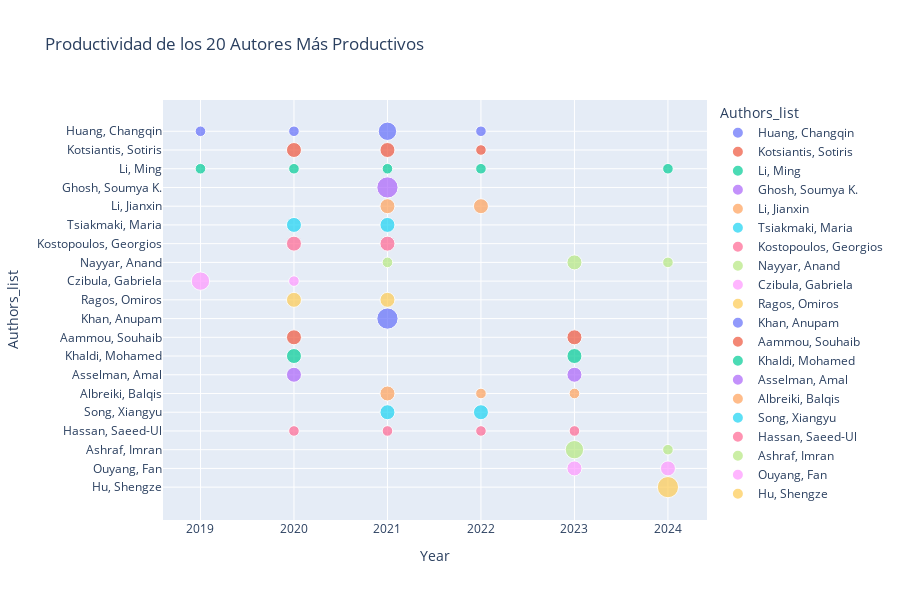

The notebook cell this image was saved under:
### Markdown cell above
## Análisis de autores

### Code cell
eda_bib.top_authors_chart(df)

### Figure 1 — Plotly figure (JSON) as saved in the notebook; plotly's stock layout.template omitted (floating-point values rounded to 4 significant figures)
{"data": [{"hovertemplate": "<b>%{hovertext}</b><br><br>Authors_list=%{y}<br>Year=%{x}<br>Publications=%{marker.size}<extra></extra>", "hovertext": ["Huang, Changqin", "Huang, Changqin", "Huang, Changqin", "Huang, Changqin"], "legendgroup": "Huang, Changqin", "marker": {"color": "#636efa", "size": [1, 1, 3, 1], "sizemode": "area", "sizeref": 0.01778, "symbol": "circle"}, "mode": "markers", "name": "Huang, Changqin", "orientation": "v", "showlegend": true, "type": "scatter", "x": [2019, 2020, 2021, 2022], "xaxis": "x", "y": ["Huang, Changqin", "Huang, Changqin", "Huang, Changqin", "Huang, Changqin"], "yaxis": "y"}, {"hovertemplate": "<b>%{hovertext}</b><br><br>Authors_list=%{y}<br>Year=%{x}<br>Publications=%{marker.size}<extra></extra>", "hovertext": ["Kotsiantis, Sotiris", "Kotsiantis, Sotiris", "Kotsiantis, Sotiris"], "legendgroup": "Kotsiantis, Sotiris", "marker": {"color": "#EF553B", "size": [2, 2, 1], "sizemode": "area", "sizeref": 0.01778, "symbol": "circle"}, "mode": "markers", "name": "Kotsiantis, Sotiris", "orientation": "v", "showlegend": true, "type": "scatter", "x": [2020, 2021, 2022], "xaxis": "x", "y": ["Kotsiantis, Sotiris", "Kotsiantis, Sotiris", "Kotsiantis, Sotiris"], "yaxis": "y"}, {"hovertemplate": "<b>%{hovertext}</b><br><br>Authors_list=%{y}<br>Year=%{x}<br>Publications=%{marker.size}<extra></extra>", "hovertext": ["Li, Ming", "Li, Ming", "Li, Ming", "Li, Ming", "Li, Ming"], "legendgroup": "Li, Ming", "marker": {"color": "#00cc96", "size": [1, 1, 1, 1, 1], "sizemode": "area", "sizeref": 0.01778, "symbol": "circle"}, "mode": "markers", "name": "Li, Ming", "orientation": "v", "showlegend": true, "type": "scatter", "x": [2019, 2020, 2021, 2022, 2024], "xaxis": "x", "y": ["Li, Ming", "Li, Ming", "Li, Ming", "Li, Ming", "Li, Ming"], "yaxis": "y"}, {"hovertemplate": "<b>%{hovertext}</b><br><br>Authors_list=%{y}<br>Year=%{x}<br>Publications=%{marker.size}<extra></extra>", "hovertext": ["Ghosh, Soumya K."], "legendgroup": "Ghosh, Soumya K.", "marker": {"color": "#ab63fa", "size": [4], "sizemode": "area", "sizeref": 0.01778, "symbol": "circle"}, "mode": "markers", "name": "Ghosh, Soumya K.", "orientation": "v", "showlegend": true, "type": "scatter", "x": [2021], "xaxis": "x", "y": ["Ghosh, Soumya K."], "yaxis": "y"}, {"hovertemplate": "<b>%{hovertext}</b><br><br>Authors_list=%{y}<br>Year=%{x}<br>Publications=%{marker.size}<extra></extra>", "hovertext": ["Li, Jianxin", "Li, Jianxin"], "legendgroup": "Li, Jianxin", "marker": {"color": "#FFA15A", "size": [2, 2], "sizemode": "area", "sizeref": 0.01778, "symbol": "circle"}, "mode": "markers", "name": "Li, Jianxin", "orientation": "v", "showlegend": true, "type": "scatter", "x": [2021, 2022], "xaxis": "x", "y": ["Li, Jianxin", "Li, Jianxin"], "yaxis": "y"}, {"hovertemplate": "<b>%{hovertext}</b><br><br>Authors_list=%{y}<br>Year=%{x}<br>Publications=%{marker.size}<extra></extra>", "hovertext": ["Tsiakmaki, Maria", "Tsiakmaki, Maria"], "legendgroup": "Tsiakmaki, Maria", "marker": {"color": "#19d3f3", "size": [2, 2], "sizemode": "area", "sizeref": 0.01778, "symbol": "circle"}, "mode": "markers", "name": "Tsiakmaki, Maria", "orientation": "v", "showlegend": true, "type": "scatter", "x": [2020, 2021], "xaxis": "x", "y": ["Tsiakmaki, Maria", "Tsiakmaki, Maria"], "yaxis": "y"}, {"hovertemplate": "<b>%{hovertext}</b><br><br>Authors_list=%{y}<br>Year=%{x}<br>Publications=%{marker.size}<extra></extra>", "hovertext": ["Kostopoulos, Georgios", "Kostopoulos, Georgios"], "legendgroup": "Kostopoulos, Georgios", "marker": {"color": "#FF6692", "size": [2, 2], "sizemode": "area", "sizeref": 0.01778, "symbol": "circle"}, "mode": "markers", "name": "Kostopoulos, Georgios", "orientation": "v", "showlegend": true, "type": "scatter", "x": [2020, 2021], "xaxis": "x", "y": ["Kostopoulos, Georgios", "Kostopoulos, Georgios"], "yaxis": "y"}, {"hovertemplate": "<b>%{hovertext}</b><br><br>Authors_list=%{y}<br>Year=%{x}<br>Publications=%{marker.size}<extra></extra>", "hovertext": ["Nayyar, Anand", "Nayyar, Anand", "Nayyar, Anand"], "legendgroup": "Nayyar, Anand", "marker": {"color": "#B6E880", "size": [1, 2, 1], "sizemode": "area", "sizeref": 0.01778, "symbol": "circle"}, "mode": "markers", "name": "Nayyar, Anand", "orientation": "v", "showlegend": true, "type": "scatter", "x": [2021, 2023, 2024], "xaxis": "x", "y": ["Nayyar, Anand", "Nayyar, Anand", "Nayyar, Anand"], "yaxis": "y"}, {"hovertemplate": "<b>%{hovertext}</b><br><br>Authors_list=%{y}<br>Year=%{x}<br>Publications=%{marker.size}<extra></extra>", "hovertext": ["Czibula, Gabriela", "Czibula, Gabriela"], "legendgroup": "Czibula, Gabriela", "marker": {"color": "#FF97FF", "size": [3, 1], "sizemode": "area", "sizeref": 0.01778, "symbol": "circle"}, "mode": "markers", "name": "Czibula, Gabriela", "orientation": "v", "showlegend": true, "type": "scatter", "x": [2019, 2020], "xaxis": "x", "y": ["Czibula, Gabriela", "Czibula, Gabriela"], "yaxis": "y"}, {"hovertemplate": "<b>%{hovertext}</b><br><br>Authors_list=%{y}<br>Year=%{x}<br>Publications=%{marker.size}<extra></extra>", "hovertext": ["Ragos, Omiros", "Ragos, Omiros"], "legendgroup": "Ragos, Omiros", "marker": {"color": "#FECB52", "size": [2, 2], "sizemode": "area", "sizeref": 0.01778, "symbol": "circle"}, "mode": "markers", "name": "Ragos, Omiros", "orientation": "v", "showlegend": true, "type": "scatter", "x": [2020, 2021], "xaxis": "x", "y": ["Ragos, Omiros", "Ragos, Omiros"], "yaxis": "y"}, {"hovertemplate": "<b>%{hovertext}</b><br><br>Authors_list=%{y}<br>Year=%{x}<br>Publications=%{marker.size}<extra></extra>", "hovertext": ["Khan, Anupam"], "legendgroup": "Khan, Anupam", "marker": {"color": "#636efa", "size": [4], "sizemode": "area", "sizeref": 0.01778, "symbol": "circle"}, "mode": "markers", "name": "Khan, Anupam", "orientation": "v", "showlegend": true, "type": "scatter", "x": [2021], "xaxis": "x", "y": ["Khan, Anupam"], "yaxis": "y"}, {"hovertemplate": "<b>%{hovertext}</b><br><br>Authors_list=%{y}<br>Year=%{x}<br>Publications=%{marker.size}<extra></extra>", "hovertext": ["Aammou, Souhaib", "Aammou, Souhaib"], "legendgroup": "Aammou, Souhaib", "marker": {"color": "#EF553B", "size": [2, 2], "sizemode": "area", "sizeref": 0.01778, "symbol": "circle"}, "mode": "markers", "name": "Aammou, Souhaib", "orientation": "v", "showlegend": true, "type": "scatter", "x": [2020, 2023], "xaxis": "x", "y": ["Aammou, Souhaib", "Aammou, Souhaib"], "yaxis": "y"}, {"hovertemplate": "<b>%{hovertext}</b><br><br>Authors_list=%{y}<br>Year=%{x}<br>Publications=%{marker.size}<extra></extra>", "hovertext": ["Khaldi, Mohamed", "Khaldi, Mohamed"], "legendgroup": "Khaldi, Mohamed", "marker": {"color": "#00cc96", "size": [2, 2], "sizemode": "area", "sizeref": 0.01778, "symbol": "circle"}, "mode": "markers", "name": "Khaldi, Mohamed", "orientation": "v", "showlegend": true, "type": "scatter", "x": [2020, 2023], "xaxis": "x", "y": ["Khaldi, Mohamed", "Khaldi, Mohamed"], "yaxis": "y"}, {"hovertemplate": "<b>%{hovertext}</b><br><br>Authors_list=%{y}<br>Year=%{x}<br>Publications=%{marker.size}<extra></extra>", "hovertext": ["Asselman, Amal", "Asselman, Amal"], "legendgroup": "Asselman, Amal", "marker": {"color": "#ab63fa", "size": [2, 2], "sizemode": "area", "sizeref": 0.01778, "symbol": "circle"}, "mode": "markers", "name": "Asselman, Amal", "orientation": "v", "showlegend": true, "type": "scatter", "x": [2020, 2023], "xaxis": "x", "y": ["Asselman, Amal", "Asselman, Amal"], "yaxis": "y"}, {"hovertemplate": "<b>%{hovertext}</b><br><br>Authors_list=%{y}<br>Year=%{x}<br>Publications=%{marker.size}<extra></extra>", "hovertext": ["Albreiki, Balqis", "Albreiki, Balqis", "Albreiki, Balqis"], "legendgroup": "Albreiki, Balqis", "marker": {"color": "#FFA15A", "size": [2, 1, 1], "sizemode": "area", "sizeref": 0.01778, "symbol": "circle"}, "mode": "markers", "name": "Albreiki, Balqis", "orientation": "v", "showlegend": true, "type": "scatter", "x": [2021, 2022, 2023], "xaxis": "x", "y": ["Albreiki, Balqis", "Albreiki, Balqis", "Albreiki, Balqis"], "yaxis": "y"}, {"hovertemplate": "<b>%{hovertext}</b><br><br>Authors_list=%{y}<br>Year=%{x}<br>Publications=%{marker.size}<extra></extra>", "hovertext": ["Song, Xiangyu", "Song, Xiangyu"], "legendgroup": "Song, Xiangyu", "marker": {"color": "#19d3f3", "size": [2, 2], "sizemode": "area", "sizeref": 0.01778, "symbol": "circle"}, "mode": "markers", "name": "Song, Xiangyu", "orientation": "v", "showlegend": true, "type": "scatter", "x": [2021, 2022], "xaxis": "x", "y": ["Song, Xiangyu", "Song, Xiangyu"], "yaxis": "y"}, {"hovertemplate": "<b>%{hovertext}</b><br><br>Authors_list=%{y}<br>Year=%{x}<br>Publications=%{marker.size}<extra></extra>", "hovertext": ["Hassan, Saeed-Ul", "Hassan, Saeed-Ul", "Hassan, Saeed-Ul", "Hassan, Saeed-Ul"], "legendgroup": "Hassan, Saeed-Ul", "marker": {"color": "#FF6692", "size": [1, 1, 1, 1], "sizemode": "area", "sizeref": 0.01778, "symbol": "circle"}, "mode": "markers", "name": "Hassan, Saeed-Ul", "orientation": "v", "showlegend": true, "type": "scatter", "x": [2020, 2021, 2022, 2023], "xaxis": "x", "y": ["Hassan, Saeed-Ul", "Hassan, Saeed-Ul", "Hassan, Saeed-Ul", "Hassan, Saeed-Ul"], "yaxis": "y"}, {"hovertemplate": "<b>%{hovertext}</b><br><br>Authors_list=%{y}<br>Year=%{x}<br>Publications=%{marker.size}<extra></extra>", "hovertext": ["Ashraf, Imran", "Ashraf, Imran"], "legendgroup": "Ashraf, Imran", "marker": {"color": "#B6E880", "size": [3, 1], "sizemode": "area", "sizeref": 0.01778, "symbol": "circle"}, "mode": "markers", "name": "Ashraf, Imran", "orientation": "v", "showlegend": true, "type": "scatter", "x": [2023, 2024], "xaxis": "x", "y": ["Ashraf, Imran", "Ashraf, Imran"], "yaxis": "y"}, {"hovertemplate": "<b>%{hovertext}</b><br><br>Authors_list=%{y}<br>Year=%{x}<br>Publications=%{marker.size}<extra></extra>", "hovertext": ["Ouyang, Fan", "Ouyang, Fan"], "legendgroup": "Ouyang, Fan", "marker": {"color": "#FF97FF", "size": [2, 2], "sizemode": "area", "sizeref": 0.01778, "symbol": "circle"}, "mode": "markers", "name": "Ouyang, Fan", "orientation": "v", "showlegend": true, "type": "scatter", "x": [2023, 2024], "xaxis": "x", "y": ["Ouyang, Fan", "Ouyang, Fan"], "yaxis": "y"}, {"hovertemplate": "<b>%{hovertext}</b><br><br>Authors_list=%{y}<br>Year=%{x}<br>Publications=%{marker.size}<extra></extra>", "hovertext": ["Hu, Shengze"], "legendgroup": "Hu, Shengze", "marker": {"color": "#FECB52", "size": [4], "sizemode": "area", "sizeref": 0.01778, "symbol": "circle"}, "mode": "markers", "name": "Hu, Shengze", "orientation": "v", "showlegend": true, "type": "scatter", "x": [2024], "xaxis": "x", "y": ["Hu, Shengze"], "yaxis": "y"}], "layout": {"height": 600, "legend": {"itemsizing": "constant", "title": {"text": "Authors_list"}, "tracegroupgap": 0}, "title": {"text": "Productividad de los 20 Autores Más Productivos"}, "xaxis": {"anchor": "y", "categoryorder": "category ascending", "domain": [0, 1], "title": {"text": "Year"}, "type": "category"}, "yaxis": {"anchor": "x", "categoryarray": ["Hu, Shengze", "Ouyang, Fan", "Ashraf, Imran", "Hassan, Saeed-Ul", "Song, Xiangyu", "Albreiki, Balqis", "Asselman, Amal", "Khaldi, Mohamed", "Aammou, Souhaib", "Khan, Anupam", "Ragos, Omiros", "Czibula, Gabriela", "Nayyar, Anand", "Kostopoulos, Georgios", "Tsiakmaki, Maria", "Li, Jianxin", "Ghosh, Soumya K.", "Li, Ming", "Kotsiantis, Sotiris", "Huang, Changqin"], "categoryorder": "array", "domain": [0, 1], "tickmode": "linear", "title": {"text": "Authors_list"}}}}
